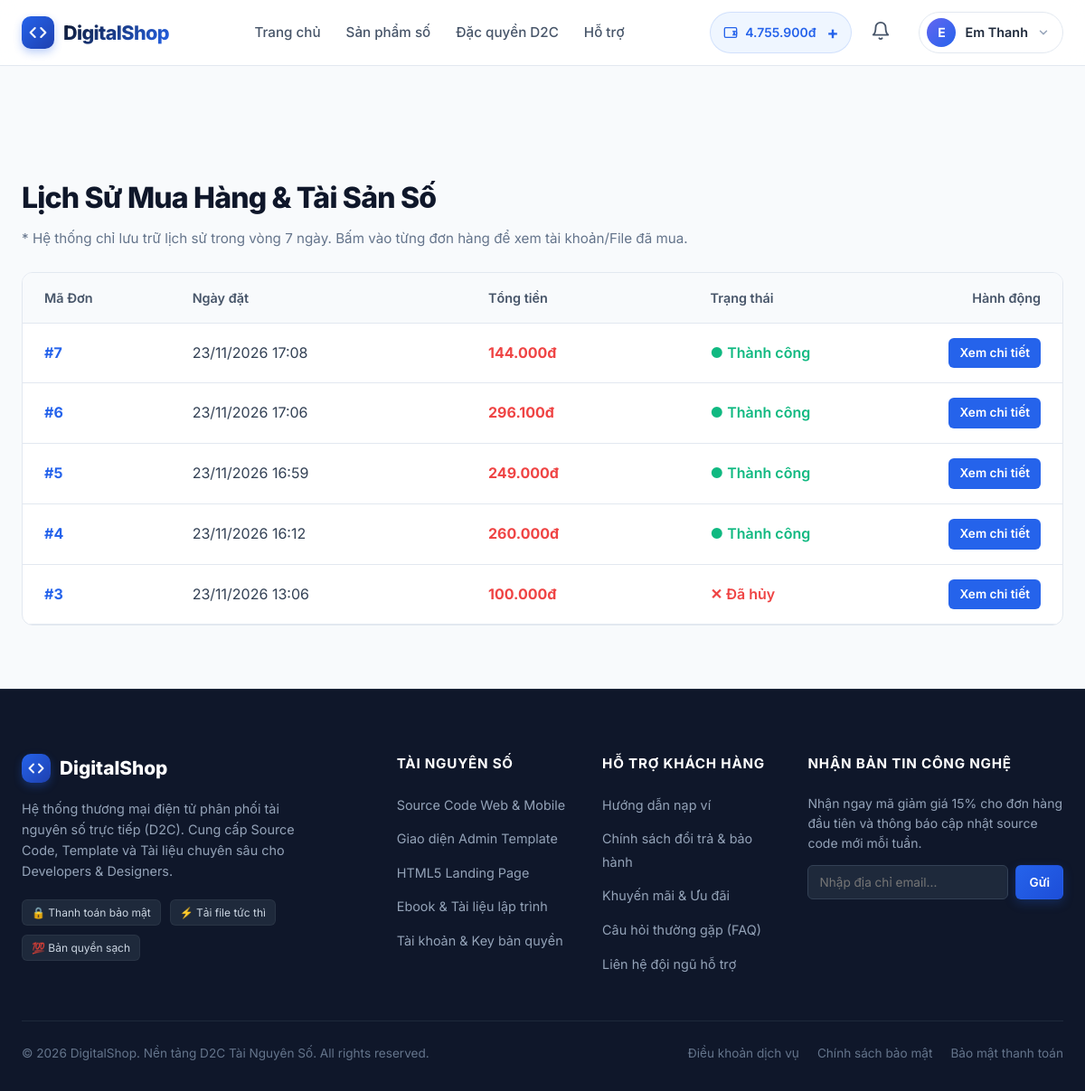
The page /user/pages/my-orders.php (signed in) on the database its author committed.
### tables this page shows
CREATE TABLE `users` (
  `id` int(11) UNSIGNED NOT NULL,
  `name` varchar(100) NOT NULL,
  `email` varchar(150) NOT NULL,
  `password_hash` varchar(255) NOT NULL,
  `balance` bigint(20) NOT NULL DEFAULT 0,
  `status` enum('active','banned') NOT NULL DEFAULT 'active',
  `created_at` datetime NOT NULL DEFAULT current_timestamp()
);

CREATE TABLE `orders` (
  `id` int(11) UNSIGNED NOT NULL,
  `user_id` int(11) UNSIGNED NOT NULL,
  `total_amount` bigint(20) NOT NULL,
  `status` enum('pending','completed','cancelled') DEFAULT 'pending',
  `payment_method` varchar(50) DEFAULT 'wallet',
  `coupon_id` int(11) DEFAULT NULL,
  `created_at` datetime DEFAULT current_timestamp(),
  `is_hidden` tinyint(1) NOT NULL DEFAULT 0
);

### shared/bootstrap.php (called while the page is built, shortened)
<?php
$host = '127.0.0.1'; $dbname = 'digital_shop'; $user = 'root'; $pass = '';
try {
    $db = new PDO("mysql:host=$host;dbname=$dbname;charset=utf8mb4", $user, $pass);
    $db->setAttribute(PDO::ATTR_ERRMODE, PDO::ERRMODE_EXCEPTION);
    $db->setAttribute(PDO::ATTR_DEFAULT_FETCH_MODE, PDO::FETCH_ASSOC);
} catch (Exception $e) {
    die("Lỗi kết nối DB: " . $e->getMessage());
}
function e($s) { return htmlspecialchars($s ?? '', ENT_QUOTES, 'UTF-8'); }
function money($amount) { return number_format($amount, 0, ',', '.') . 'đ'; }
function is_logged_in() { return isset($_SESSION['user_id']); }
function current_user() {
    global $db;
    $stmt = $db->prepare("SELECT * FROM users WHERE id = ?");
    $stmt->execute([$_SESSION['user_id']]);
    return $stmt->fetch();
}
function view($template, $data = [], $layout = 'user') {
    extract($data);
    require __DIR__ . '/../user/views/layouts/' . $layout . '.php';
}

### user/pages/my-orders.php (called while the page is built, shortened)
<?php
require __DIR__ . '/../../shared/bootstrap.php';
$user_id = $_SESSION['user_id'];
$stmt = $db->prepare("SELECT * FROM orders
                      WHERE user_id = ?
                      AND created_at >= DATE_SUB(NOW(), INTERVAL 7 DAY)
                      AND is_hidden = 0
                      ORDER BY created_at DESC");
$stmt->execute([$user_id]);
$orders = $stmt->fetchAll();
$order_ids = array_column($orders, 'id');
$items_grouped = [];
$refund_info = [];
if (!empty($order_ids)) {
    $inQuery = implode(',', array_fill(0, count($order_ids), '?'));
    $sql = "SELECT oi.*, p.name as product_name, p.product_type, p.image as product_image, p.download_link
            FROM order_items oi
            JOIN products p ON oi.product_id = p.id
            WHERE oi.order_id IN ($inQuery)";
    $stmt = $db->prepare($sql);
    $stmt->execute($order_ids);
    $items = $stmt->fetchAll();
    foreach ($items as $item) {
        $items_grouped[$item['order_id']][] = $item;
    }
    $sql_refund = "SELECT * FROM refunds WHERE order_id IN ($inQuery)";
    $stmt_refund = $db->prepare($sql_refund);
    $stmt_refund->execute($order_ids);
    $refunds = $stmt_refund->fetchAll();
    foreach ($refunds as $ref) {
        $refund_info[$ref['order_id']] = $ref;
    }
}
view('my-orders', [
    'title' => 'Lịch sử mua hàng',
    'orders' => $orders,
    'items_grouped' => $items_grouped,
    'refund_info' => $refund_info
]);

### user/views/my-orders.php (the view, shortened to what this page needs)
<section class="section" style="padding-top: 120px;">
    <div class="container">
        <h1 class="section-title" style="margin-bottom: 8px;">Lịch Sử Mua Hàng & Tài Sản Số</h1>
        <p style="color: #64748b; font-size: 0.95rem; margin-bottom: 24px;">
            * Hệ thống chỉ lưu trữ lịch sử trong vòng 7 ngày. Bấm vào từng đơn hàng để xem tài khoản/File đã mua.
        </p>
        <?php if (empty($orders)): ?>
            <div class="alert" style="background: #fff; border: 1px solid #e2e8f0; text-align: center;">
                <p>Bạn chưa có đơn hàng nào. <a href="<?= APP_BASE ?>/pages/products.php">Mua sắm ngay!</a></p>
            </div>
        <?php else: ?>
            <div style="background: #fff; border-radius: 12px; border: 1px solid #e2e8f0; overflow: hidden;">
                <div style="display: grid; grid-template-columns: 1fr 2fr 1.5fr 1.5fr 120px; padding: 16px 24px; background: #f8fafc; font-weight: 600; color: #475569; font-size: 0.9rem; border-bottom: 1px solid #e2e8f0;">
                    <div>Mã Đơn</div>
                    <div>Ngày đặt</div>
                    <div>Tổng tiền</div>
                    <div>Trạng thái</div>
                    <div style="text-align: right;">Hành động</div>
                </div>
                <?php foreach ($orders as $o): ?>
                    <details style="border-bottom: 1px solid #e2e8f0; cursor: pointer;">
                        <summary style="display: grid; grid-template-columns: 1fr 2fr 1.5fr 1.5fr 120px; padding: 16px 24px; align-items: center; outline: none;">
                            <div style="font-weight: 700; color: #2563eb;">#<?= $o['id'] ?></div>
                            <div style="color: #334155;"><?= date('d/m/Y H:i', strtotime($o['created_at'])) ?></div>
                            <div style="font-weight: 700; color: #ef4444;"><?= money($o['total_amount']) ?></div>
                            <div>
                                <?php if ($o['status'] == 'completed'): ?>
                                    <span style="color: #10b981; font-weight: 600;">● Thành công</span>
                                <?php elseif ($o['status'] == 'pending'): ?>
                                    <span style="color: #f59e0b; font-weight: 600;">⏳ Chờ xử lý</span>
                                <?php else: ?>
                                    <span style="color: #ef4444; font-weight: 600;">✕ Đã hủy</span>
                                <?php endif; ?>
                            </div>
                            <div style="text-align: right;">
                                <span style="background: #2563eb; color: #fff; padding: 6px 12px; border-radius: 6px; font-size: 0.85rem; font-weight: 600; display: inline-block; transition: 0.2s;" onmouseover="this.style.background='#1d4ed8'" onmouseout="this.style.background='#2563eb'">
                                    Xem chi tiết
                                </span>
                            </div>
                        </summary>
                    </details>
                <?php endforeach; ?>
            </div>
        <?php endif; ?>
    </div>
</section>

### user/views/layouts/user.php (shortened to what this page needs)
<!DOCTYPE html>
<html lang="vi">
<head>
    <link rel="stylesheet" href="<?= APP_BASE ?>/assets/css/style.css">
</head>
<body>
    <?php require __DIR__ . '/../partials/header.php'; ?>
    <main class="site-main">
        <?php require __DIR__ . '/../' . $template . '.php'; ?>
    </main>
    <?php require __DIR__ . '/../partials/footer.php'; ?>
</body>
</html>

### user/views/partials/header.php (shortened to what this page needs)
<?php
$isLoggedIn = is_logged_in();
$u = $isLoggedIn ? current_user() : null;
$current_page = basename($_SERVER['PHP_SELF']);
?>
<header class="header">
    <div class="container">
        <div class="header-inner">
            <a href="<?= APP_BASE ?>/index.php" class="logo">
                <div class="logo-icon">
                    <svg width="20" height="20" viewBox="0 0 24 24" fill="none" stroke="currentColor" stroke-width="2.5" stroke-linecap="round" stroke-linejoin="round">
                        <polyline points="16 18 22 12 16 6"></polyline>
                        <polyline points="8 6 2 12 8 18"></polyline>
                    </svg>
                </div>
                <span>DigitalShop</span>
            </a>
            <ul class="nav-links">
                <li><a href="<?= APP_BASE ?>/index.php" class="nav-link <?= ($current_page == 'index.php') ? 'active' : '' ?>">Trang chủ</a></li>
                <li><a href="<?= APP_BASE ?>/pages/products.php" class="nav-link <?= ($current_page == 'products.php' || $current_page == 'product-detail.php') ? 'active' : '' ?>">Sản phẩm số</a></li>
                <li><a href="<?= APP_BASE ?>/pages/promotions.php" class="nav-link">Đặc quyền D2C</a></li>
                <li><a href="#support" class="nav-link">Hỗ trợ</a></li>
            </ul>
            <div class="header-actions">
                <?php if ($isLoggedIn && $u): ?>
                    <a href="<?= APP_BASE ?>/pages/deposit.php" class="wallet-badge" title="Bấm để nạp thêm tiền" style="text-decoration: none; cursor: pointer;">
                        <svg viewBox="0 0 24 24" fill="none" stroke="currentColor" stroke-width="2" stroke-linecap="round" stroke-linejoin="round">
                            <rect x="2" y="4" width="20" height="16" rx="2"></rect>
                            <path d="M16 10h4a2 2 0 0 1 2 2v2a2 2 0 0 1-2 2h-4"></path>
                            <circle cx="18" cy="13" r="1" fill="currentColor"></circle>
                        </svg>
                        <span><?= money($u['balance']) ?></span>
                        <span style="font-size: 1.2rem; font-weight: bold; margin-left: 4px;">+</span>
                    </a>
                    <div class="notification-wrapper" style="position: relative; display: flex; align-items: center; margin-right: 10px;">
                        <button id="notif-bell" style="background: none; border: none; cursor: pointer; position: relative; color: var(--slate-600); padding: 5px;">
                            <svg width="22" height="22" viewBox="0 0 24 24" fill="none" stroke="currentColor" stroke-width="2" stroke-linecap="round" stroke-linejoin="round">
                                <path d="M18 8A6 6 0 0 0 6 8c0 7-3 9-3 9h18s-3-2-3-9"></path>
                                <path d="M13.73 21a2 2 0 0 1-3.46 0"></path>
                            </svg>
                        </button>
                    </div>
                    <div class="user-dropdown">
                        <div class="user-trigger" tabindex="0">
                            <div class="user-avatar-placeholder">
                                <?= mb_strtoupper(mb_substr($u['name'] ?? 'U', 0, 1, 'UTF-8')) ?>
                            </div>
                            <span><?= e($u['name']) ?></span>
                            <svg class="dropdown-arrow" viewBox="0 0 24 24" fill="none" stroke="currentColor" stroke-width="2.5" stroke-linecap="round" stroke-linejoin="round">
                                <polyline points="6 9 12 15 18 9"></polyline>
                            </svg>
                        </div>
                    </div>
                <?php else: ?>
                    <a href="<?= APP_BASE ?>/pages/auth/login.php" class="btn btn-outline btn-sm">Đăng nhập</a>
                    <a href="<?= APP_BASE ?>/pages/auth/register.php" class="btn btn-primary btn-sm">Đăng ký</a>
                <?php endif; ?>
            </div>
        </div>
    </div>
</header>

### user/views/partials/footer.php
<footer class="footer" id="support">
    <div class="container">
        <div class="footer-grid">
            <div class="footer-col">
                <a href="<?= APP_BASE ?>/index.php" class="footer-logo">
                    <div class="logo-icon" style="width:32px;height:32px;font-size:16px;">
                        <svg width="18" height="18" viewBox="0 0 24 24" fill="none" stroke="currentColor" stroke-width="2.5" stroke-linecap="round" stroke-linejoin="round">
                            <polyline points="16 18 22 12 16 6"></polyline>
                            <polyline points="8 6 2 12 8 18"></polyline>
                        </svg>
                    </div>
                    <span>DigitalShop</span>
                </a>
                <p class="footer-desc">
                    Hệ thống thương mại điện tử phân phối tài nguyên số trực tiếp (D2C). Cung cấp Source Code, Template và Tài liệu chuyên sâu cho Developers & Designers.
                </p>
                <div class="footer-badges">
                    <span class="footer-badge-item">🔒 Thanh toán bảo mật</span>
                    <span class="footer-badge-item">⚡ Tải file tức thì</span>
                    <span class="footer-badge-item">💯 Bản quyền sạch</span>
                </div>
            </div>
            <div class="footer-col">
                <h4 class="footer-title">Tài nguyên số</h4>
                <ul class="footer-links">
                    <li><a href="<?= APP_BASE ?>/pages/products.php?category=Source+Code">Source Code Web & Mobile</a></li>
                    <li><a href="<?= APP_BASE ?>/pages/products.php?category=Template+Admin">Giao diện Admin Template</a></li>
                    <li><a href="<?= APP_BASE ?>/pages/products.php?category=HTML5+Landing">HTML5 Landing Page</a></li>
                    <li><a href="<?= APP_BASE ?>/pages/products.php?category=Ebook+%2F+T%C3%A0i+li%E1%BB%87u">Ebook & Tài liệu lập trình</a></li>
                    <li><a href="<?= APP_BASE ?>/pages/products.php?category=T%C3%A0i+kho%E1%BA%A3n+%2F+Key+Ph%E1%BA%A7n+m%E1%BB%81m">Tài khoản & Key bản quyền</a></li>
                </ul>
            </div>
            <div class="footer-col">
                <h4 class="footer-title">Hỗ trợ khách hàng</h4>
                <ul class="footer-links">
                    <li><a href="<?= APP_BASE ?>/pages/deposit.php">Hướng dẫn nạp ví</a></li>
                    <li><a href="<?= APP_BASE ?>/pages/policies.php">Chính sách đổi trả & bảo hành</a></li>
                    <li><a href="<?= APP_BASE ?>/pages/promotions.php">Khuyến mãi & Ưu đãi</a></li>
                    <li><a href="javascript:void(0)">Câu hỏi thường gặp (FAQ)</a></li>
                    <li><a href="<?= APP_BASE ?>/pages/support-create.php">Liên hệ đội ngũ hỗ trợ</a></li>
                </ul>
            </div>
            <div class="footer-col footer-newsletter">
                <h4 class="footer-title">Nhận bản tin công nghệ</h4>
                <p>Nhận ngay mã giảm giá 15% cho đơn hàng đầu tiên và thông báo cập nhật source code mới mỗi tuần.</p>
                <form class="newsletter-form" onsubmit="event.preventDefault(); alert('Cảm ơn bạn đã đăng ký nhận bản tin khuyến mãi!');">
                    <input type="email" class="newsletter-input" placeholder="Nhập địa chỉ email..." required>
                    <button type="submit" class="btn btn-primary btn-sm">Gửi</button>
                </form>
            </div>
        </div>
        <div class="footer-bottom">
            <p>&copy; <?= date('Y') ?> DigitalShop. Nền tảng D2C Tài Nguyên Số. All rights reserved.</p>
            <div class="footer-bottom-links">
                <a href="<?= APP_BASE ?>/pages/policies.php">Điều khoản dịch vụ</a>
                <a href="<?= APP_BASE ?>/pages/policies.php">Chính sách bảo mật</a>
                <a href="<?= APP_BASE ?>/pages/policies.php">Bảo mật thanh toán</a>
            </div>
        </div>
    </div>
</footer>

### rows shown on the page
users: balance "4.755.900đ", name "E", name "Em Thanh"
orders: id "7", created_at "23/11/2026 17:08", total_amount "144.000đ", status "● Thành công"
orders: id "6", created_at "23/11/2026 17:06", total_amount "296.100đ", status "● Thành công"
orders: id "5", created_at "23/11/2026 16:59", total_amount "249.000đ", status "● Thành công"
orders: id "4", created_at "23/11/2026 16:12", total_amount "260.000đ", status "● Thành công"
orders: id "3", created_at "23/11/2026 13:06", total_amount "100.000đ", status "✕ Đã hủy"
